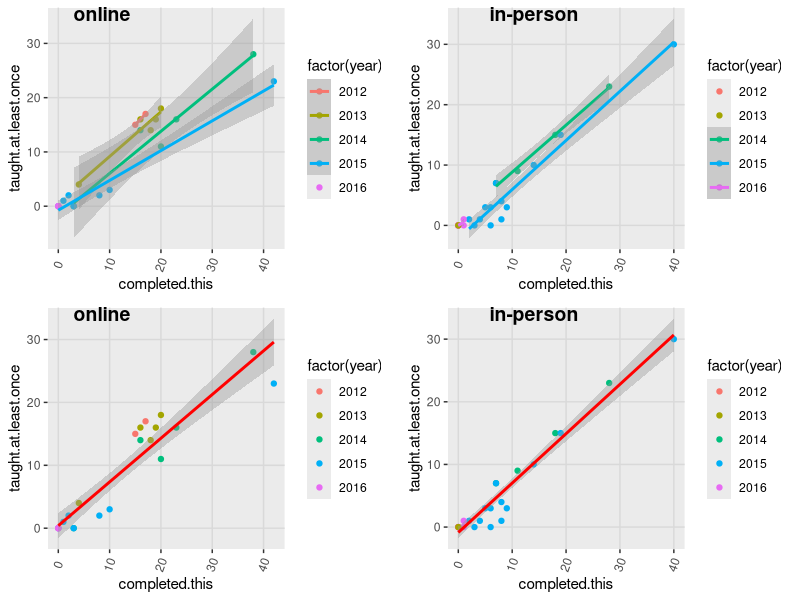
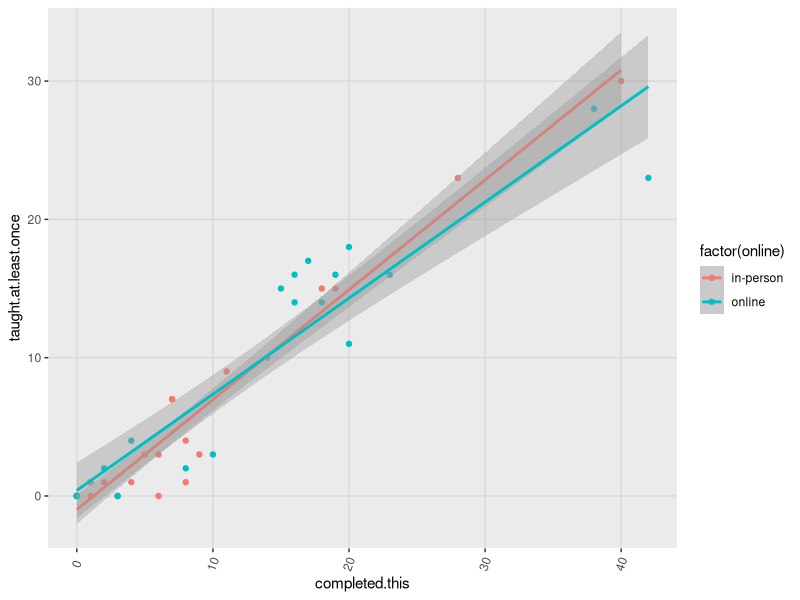
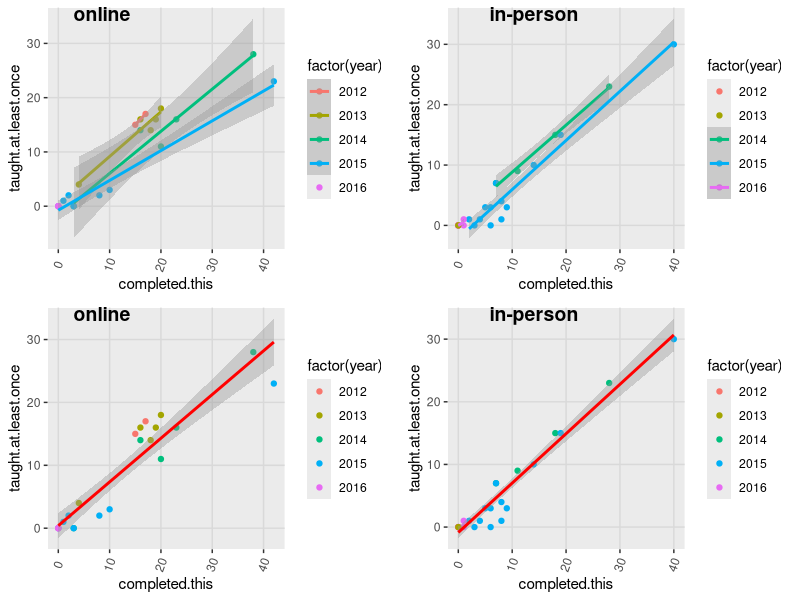
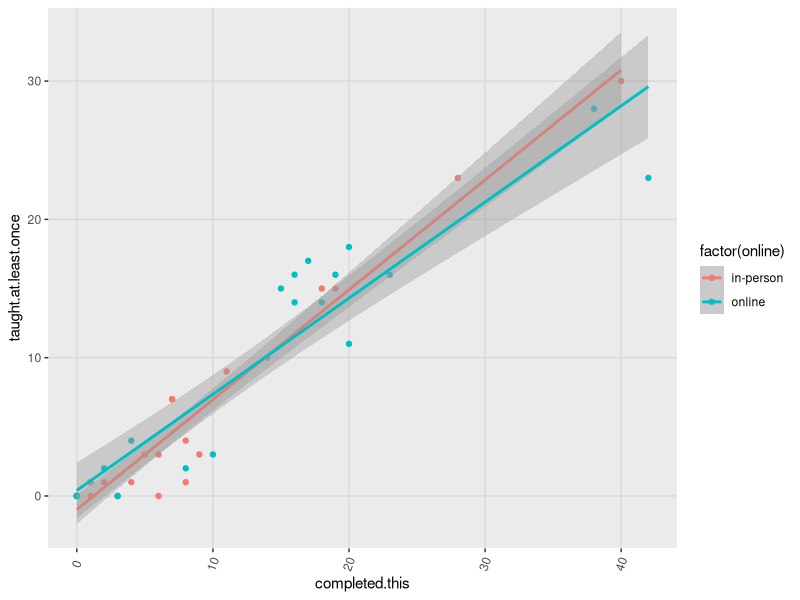

Reproduce these figures in R, in order.
library(ggplot2)
library(tidyr)
library(dplyr)
library(cowplot)

#read in data; split date into year, month, day; add rows for 2012 & 2013 so plot colors are same 
instructors <- read.csv("instructor-training-stats.csv", header=TRUE, sep=",")
instructors.split <- instructors %>% 
  separate(start, c("year", "month", "day"), sep = "\\-") 
inperson <- filter(instructors.split, online < 1)
online <- filter(instructors.split, online >= 1)
inperson <- rbind(inperson, c(2012, 1, 1, NA, 0, 0, 0, 0, 0, 0, 0, 0, 0, 0, 0 ))
inperson <- rbind(inperson, c(2013, 1, 1, NA, 0, 0, 0, 0, 0, 0, 0, 0, 0, 0, 0 ))

#linear model fitting for number of people teaching as function of number people completed and year
fitinperson <- lm(data = inperson, taught.at.least.once ~ completed.this + year)
fitonline <- lm(data = online, taught.at.least.once ~ completed.this + year)
summary(fitinperson)
summary(fitonline)

#plots to compare number completed vs taught with year as color code. 
#o1 and i1 first plots so abline for each year while o2 and i2 do not
require(cowplot)  
o1 <- ggplot(online, aes(x=completed.this, y=taught.at.least.once, colour = factor (year))) + 
  geom_point() + background_grid(major = "xy", minor = "none")  +
  theme(axis.text.x = element_text(angle=70, vjust=0.5)) +
  stat_smooth(method = "lm")
o2 <- ggplot(online, aes(x=completed.this, y=taught.at.least.once, colour = factor (year))) + 
  geom_point() + background_grid(major = "xy", minor = "none")  +
  theme(axis.text.x = element_text(angle=70, vjust=0.5)) +
  stat_smooth(method = "lm", col="Red")
i1 <- ggplot(inperson, aes(x=completed.this, y=taught.at.least.once, colour = factor (year))) + 
  geom_point() + background_grid(major = "xy", minor = "none")  +
  theme(axis.text.x = element_text(angle=70, vjust=0.5)) +
  stat_smooth(method = "lm")
i2 <- ggplot(inperson, aes(x=completed.this, y=taught.at.least.once, colour = factor (year))) + 
  geom_point() + background_grid(major = "xy", minor = "none")  +
  theme(axis.text.x = element_text(angle=70, vjust=0.5)) +
  stat_smooth(method = "lm", col="Red")
plot_grid(o1, i1, o2, i2, labels = c("      online", "      in-person", "      online", "      in-person"))
ggsave("instructor-training-stats-1.png")

require(cowplot)  
all1 <- ggplot(instructors.split, aes(x=completed.this, y=taught.at.least.once, colour = factor (online))) + 
  geom_point() + background_grid(major = "xy", minor = "none")  +
  theme(axis.text.x = element_text(angle=70, vjust=0.5)) +
  scale_colour_discrete(labels=c("in-person", "online")) +
  stat_smooth(method = "lm") 
all1
ggsave("instructor-training-stats-2.png")
